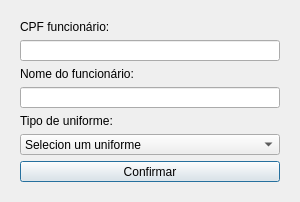
<?xml version="1.0" encoding="UTF-8"?>
<ui version="4.0">
 <class>Dialog</class>
 <widget class="QDialog" name="Dialog">
  <property name="geometry">
   <rect>
    <x>0</x>
    <y>0</y>
    <width>300</width>
    <height>180</height>
   </rect>
  </property>
  <property name="maximumSize">
   <size>
    <width>300</width>
    <height>180</height>
   </size>
  </property>
  <property name="windowTitle">
   <string>Adicionar empréstimo</string>
  </property>
  <property name="windowIcon">
   <iconset>
    <normaloff>uniforme-policial-removebg-preview.png</normaloff>uniforme-policial-removebg-preview.png</iconset>
  </property>
  <layout class="QVBoxLayout" name="verticalLayout">
   <item>
    <widget class="QWidget" name="widget" native="true">
     <property name="maximumSize">
      <size>
       <width>400</width>
       <height>180</height>
      </size>
     </property>
     <layout class="QVBoxLayout" name="verticalLayout_2">
      <item>
       <widget class="QLabel" name="lbl_cpf_funcionario_emprestimo">
        <property name="text">
         <string>CPF funcionário:</string>
        </property>
       </widget>
      </item>
      <item>
       <widget class="QLineEdit" name="txt_cpf_funcionario_emprestimo"/>
      </item>
      <item>
       <widget class="QLabel" name="lbl_nome_funcionario_emprestimo">
        <property name="text">
         <string>Nome do funcionário:</string>
        </property>
       </widget>
      </item>
      <item>
       <widget class="QLineEdit" name="txt_nome_funcionario_emprestimo"/>
      </item>
      <item>
       <widget class="QLabel" name="lbl_tipo_uniforme">
        <property name="text">
         <string>Tipo de uniforme:</string>
        </property>
       </widget>
      </item>
      <item>
       <widget class="QComboBox" name="cb_tipo_uniforme">
        <item>
         <property name="text">
          <string>Selecion um uniforme</string>
         </property>
        </item>
       </widget>
      </item>
      <item>
       <widget class="QPushButton" name="btn_confirmar">
        <property name="text">
         <string>Confirmar</string>
        </property>
       </widget>
      </item>
     </layout>
    </widget>
   </item>
  </layout>
 </widget>
 <resources/>
 <connections/>
</ui>
